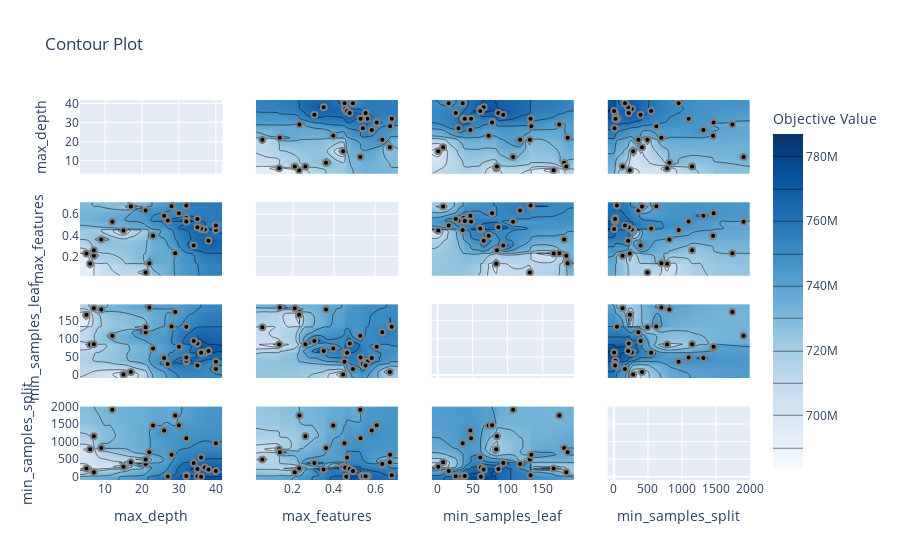

Notebook code for this chart:
### Code cell
plot_contour(study)

### Figure 1 — Plotly figure (JSON) as saved in the notebook; plotly's stock layout.template omitted (floating-point values rounded to 4 significant figures; data arrays with more than 128 entries replaced by an {"elided": "..."} marker saying what was removed)
{"data": [{"type": "scatter", "xaxis": "x", "yaxis": "y"}, {"colorbar": {"title": {"text": "Objective Value"}}, "colorscale": [[0, "rgb(247,251,255)"], [0.125, "rgb(222,235,247)"], [0.25, "rgb(198,219,239)"], [0.375, "rgb(158,202,225)"], [0.5, "rgb(107,174,214)"], [0.625, "rgb(66,146,198)"], [0.75, "rgb(33,113,181)"], [0.875, "rgb(8,81,156)"], [1, "rgb(8,48,107)"]], "connectgaps": true, "contours": {"coloring": "heatmap"}, "hoverinfo": "none", "line": {"smoothing": 1.3}, "reversescale": false, "showscale": true, "type": "contour", "x": [3.25, 5, 6, 7, 9, 12, 15, 17, 21, 22, 23, 26, 27, 28, 29, 30, 32, 34, 35, 36, 37, 38, 40, 41.75], "xaxis": "x5", "y": [0.02026, 0.05174, 0.1336, 0.1368, 0.2095, 0.2305, 0.232, 0.2612, 0.3047, 0.35, 0.3614, 0.3969, 0.4449, 0.4515, 0.4547, 0.4598, 0.4639, 0.4769, 0.4927, 0.5283, 0.5295, 0.5359, 0.5408, 0.5541, 0.5634, 0.5841, 0.608, 0.6351, 0.6718, 0.6732, 0.6814, 0.7129], "yaxis": "y5", "z": {"elided": "32x24 int values"}}, {"marker": {"color": "black", "line": {"color": "Gray", "width": 2}}, "mode": "markers", "name": "Feasible Trial", "showlegend": false, "type": "scatter", "x": [23, 9, 29, 6, 22, 5, 7, 12, 7, 21, 17, 21, 28, 32, 32, 32, 27, 32, 15, 26, 40, 35, 36, 37, 38, 36, 35, 34, 40, 30], "xaxis": "x5", "y": [0.3969, 0.3614, 0.232, 0.1336, 0.1368, 0.2305, 0.2095, 0.5283, 0.2612, 0.6351, 0.6718, 0.05174, 0.6732, 0.6814, 0.5634, 0.5359, 0.5408, 0.5295, 0.4449, 0.5841, 0.4515, 0.5541, 0.4598, 0.4547, 0.35, 0.4639, 0.4769, 0.3047, 0.4927, 0.608], "yaxis": "y5"}, {"colorbar": {"title": {"text": "Objective Value"}}, "colorscale": [[0, "rgb(247,251,255)"], [0.125, "rgb(222,235,247)"], [0.25, "rgb(198,219,239)"], [0.375, "rgb(158,202,225)"], [0.5, "rgb(107,174,214)"], [0.625, "rgb(66,146,198)"], [0.75, "rgb(33,113,181)"], [0.875, "rgb(8,81,156)"], [1, "rgb(8,48,107)"]], "connectgaps": true, "contours": {"coloring": "heatmap"}, "hoverinfo": "none", "line": {"smoothing": 1.3}, "reversescale": false, "showscale": false, "type": "contour", "x": [3.25, 5, 6, 7, 9, 12, 15, 17, 21, 22, 23, 26, 27, 28, 29, 30, 32, 34, 35, 36, 37, 38, 40, 41.75], "xaxis": "x9", "y": [-8.25, 1, 8, 16, 26, 30, 36, 37, 39, 47, 48, 61, 62, 66, 73, 78, 84, 85, 87, 94, 108, 118, 132, 133, 134, 166, 174, 181, 184, 186, 195.2], "yaxis": "y9", "z": {"elided": "31x24 int values"}}, {"marker": {"color": "black", "line": {"color": "Gray", "width": 2}}, "mode": "markers", "name": "Feasible Trial", "showlegend": false, "type": "scatter", "x": [23, 9, 29, 6, 22, 5, 7, 12, 7, 21, 17, 21, 28, 32, 32, 32, 27, 32, 15, 26, 40, 35, 36, 37, 38, 36, 35, 34, 40, 30], "xaxis": "x9", "y": [73, 181, 174, 84, 186, 166, 184, 108, 85, 118, 8, 132, 134, 133, 37, 39, 30, 48, 1, 47, 36, 26, 62, 62, 66, 61, 87, 94, 16, 78], "yaxis": "y9"}, {"colorbar": {"title": {"text": "Objective Value"}}, "colorscale": [[0, "rgb(247,251,255)"], [0.125, "rgb(222,235,247)"], [0.25, "rgb(198,219,239)"], [0.375, "rgb(158,202,225)"], [0.5, "rgb(107,174,214)"], [0.625, "rgb(66,146,198)"], [0.75, "rgb(33,113,181)"], [0.875, "rgb(8,81,156)"], [1, "rgb(8,48,107)"]], "connectgaps": true, "contours": {"coloring": "heatmap"}, "hoverinfo": "none", "line": {"smoothing": 1.3}, "reversescale": false, "showscale": false, "type": "contour", "x": [3.25, 5, 6, 7, 9, 12, 15, 17, 21, 22, 23, 26, 27, 28, 29, 30, 32, 34, 35, 36, 37, 38, 40, 41.75], "xaxis": "x13", "y": [-93.3, 2, 8, 17, 18, 23, 44, 127, 162, 209, 218, 234, 264, 283, 360, 392, 413, 493, 547, 624, 698, 783, 816, 953, 1099, 1151, 1317, 1460, 1467, 1744, 1908, 2003.0], "yaxis": "y13", "z": {"elided": "32x24 int values"}}, {"marker": {"color": "black", "line": {"color": "Gray", "width": 2}}, "mode": "markers", "name": "Feasible Trial", "showlegend": false, "type": "scatter", "x": [23, 9, 29, 6, 22, 5, 7, 12, 7, 21, 17, 21, 28, 32, 32, 32, 27, 32, 15, 26, 40, 35, 36, 37, 38, 36, 35, 34, 40, 30], "xaxis": "x13", "y": [1460, 816, 1744, 783, 698, 234, 127, 1908, 1151, 360, 413, 493, 624, 44, 18, 23, 8, 1099, 283, 1317, 953, 17, 2, 264, 209, 547, 218, 392, 162, 1467], "yaxis": "y13"}, {"colorbar": {"title": {"text": "Objective Value"}}, "colorscale": [[0, "rgb(247,251,255)"], [0.125, "rgb(222,235,247)"], [0.25, "rgb(198,219,239)"], [0.375, "rgb(158,202,225)"], [0.5, "rgb(107,174,214)"], [0.625, "rgb(66,146,198)"], [0.75, "rgb(33,113,181)"], [0.875, "rgb(8,81,156)"], [1, "rgb(8,48,107)"]], "connectgaps": true, "contours": {"coloring": "heatmap"}, "hoverinfo": "none", "line": {"smoothing": 1.3}, "reversescale": false, "showscale": false, "type": "contour", "x": [0.02026, 0.05174, 0.1336, 0.1368, 0.2095, 0.2305, 0.232, 0.2612, 0.3047, 0.35, 0.3614, 0.3969, 0.4449, 0.4515, 0.4547, 0.4598, 0.4639, 0.4769, 0.4927, 0.5283, 0.5295, 0.5359, 0.5408, 0.5541, 0.5634, 0.5841, 0.608, 0.6351, 0.6718, 0.6732, 0.6814, 0.7129], "xaxis": "x2", "y": [3.25, 5, 6, 7, 9, 12, 15, 17, 21, 22, 23, 26, 27, 28, 29, 30, 32, 34, 35, 36, 37, 38, 40, 41.75], "yaxis": "y2", "z": {"elided": "24x32 int values"}}, {"marker": {"color": "black", "line": {"color": "Gray", "width": 2}}, "mode": "markers", "name": "Feasible Trial", "showlegend": false, "type": "scatter", "x": [0.3969, 0.3614, 0.232, 0.1336, 0.1368, 0.2305, 0.2095, 0.5283, 0.2612, 0.6351, 0.6718, 0.05174, 0.6732, 0.6814, 0.5634, 0.5359, 0.5408, 0.5295, 0.4449, 0.5841, 0.4515, 0.5541, 0.4598, 0.4547, 0.35, 0.4639, 0.4769, 0.3047, 0.4927, 0.608], "xaxis": "x2", "y": [23, 9, 29, 6, 22, 5, 7, 12, 7, 21, 17, 21, 28, 32, 32, 32, 27, 32, 15, 26, 40, 35, 36, 37, 38, 36, 35, 34, 40, 30], "yaxis": "y2"}, {"type": "scatter", "xaxis": "x6", "yaxis": "y6"}, {"colorbar": {"title": {"text": "Objective Value"}}, "colorscale": [[0, "rgb(247,251,255)"], [0.125, "rgb(222,235,247)"], [0.25, "rgb(198,219,239)"], [0.375, "rgb(158,202,225)"], [0.5, "rgb(107,174,214)"], [0.625, "rgb(66,146,198)"], [0.75, "rgb(33,113,181)"], [0.875, "rgb(8,81,156)"], [1, "rgb(8,48,107)"]], "connectgaps": true, "contours": {"coloring": "heatmap"}, "hoverinfo": "none", "line": {"smoothing": 1.3}, "reversescale": false, "showscale": false, "type": "contour", "x": [0.02026, 0.05174, 0.1336, 0.1368, 0.2095, 0.2305, 0.232, 0.2612, 0.3047, 0.35, 0.3614, 0.3969, 0.4449, 0.4515, 0.4547, 0.4598, 0.4639, 0.4769, 0.4927, 0.5283, 0.5295, 0.5359, 0.5408, 0.5541, 0.5634, 0.5841, 0.608, 0.6351, 0.6718, 0.6732, 0.6814, 0.7129], "xaxis": "x10", "y": [-8.25, 1, 8, 16, 26, 30, 36, 37, 39, 47, 48, 61, 62, 66, 73, 78, 84, 85, 87, 94, 108, 118, 132, 133, 134, 166, 174, 181, 184, 186, 195.2], "yaxis": "y10", "z": {"elided": "31x32 int values"}}, {"marker": {"color": "black", "line": {"color": "Gray", "width": 2}}, "mode": "markers", "name": "Feasible Trial", "showlegend": false, "type": "scatter", "x": [0.3969, 0.3614, 0.232, 0.1336, 0.1368, 0.2305, 0.2095, 0.5283, 0.2612, 0.6351, 0.6718, 0.05174, 0.6732, 0.6814, 0.5634, 0.5359, 0.5408, 0.5295, 0.4449, 0.5841, 0.4515, 0.5541, 0.4598, 0.4547, 0.35, 0.4639, 0.4769, 0.3047, 0.4927, 0.608], "xaxis": "x10", "y": [73, 181, 174, 84, 186, 166, 184, 108, 85, 118, 8, 132, 134, 133, 37, 39, 30, 48, 1, 47, 36, 26, 62, 62, 66, 61, 87, 94, 16, 78], "yaxis": "y10"}, {"colorbar": {"title": {"text": "Objective Value"}}, "colorscale": [[0, "rgb(247,251,255)"], [0.125, "rgb(222,235,247)"], [0.25, "rgb(198,219,239)"], [0.375, "rgb(158,202,225)"], [0.5, "rgb(107,174,214)"], [0.625, "rgb(66,146,198)"], [0.75, "rgb(33,113,181)"], [0.875, "rgb(8,81,156)"], [1, "rgb(8,48,107)"]], "connectgaps": true, "contours": {"coloring": "heatmap"}, "hoverinfo": "none", "line": {"smoothing": 1.3}, "reversescale": false, "showscale": false, "type": "contour", "x": [0.02026, 0.05174, 0.1336, 0.1368, 0.2095, 0.2305, 0.232, 0.2612, 0.3047, 0.35, 0.3614, 0.3969, 0.4449, 0.4515, 0.4547, 0.4598, 0.4639, 0.4769, 0.4927, 0.5283, 0.5295, 0.5359, 0.5408, 0.5541, 0.5634, 0.5841, 0.608, 0.6351, 0.6718, 0.6732, 0.6814, 0.7129], "xaxis": "x14", "y": [-93.3, 2, 8, 17, 18, 23, 44, 127, 162, 209, 218, 234, 264, 283, 360, 392, 413, 493, 547, 624, 698, 783, 816, 953, 1099, 1151, 1317, 1460, 1467, 1744, 1908, 2003.0], "yaxis": "y14", "z": {"elided": "32x32 int values"}}, {"marker": {"color": "black", "line": {"color": "Gray", "width": 2}}, "mode": "markers", "name": "Feasible Trial", "showlegend": false, "type": "scatter", "x": [0.3969, 0.3614, 0.232, 0.1336, 0.1368, 0.2305, 0.2095, 0.5283, 0.2612, 0.6351, 0.6718, 0.05174, 0.6732, 0.6814, 0.5634, 0.5359, 0.5408, 0.5295, 0.4449, 0.5841, 0.4515, 0.5541, 0.4598, 0.4547, 0.35, 0.4639, 0.4769, 0.3047, 0.4927, 0.608], "xaxis": "x14", "y": [1460, 816, 1744, 783, 698, 234, 127, 1908, 1151, 360, 413, 493, 624, 44, 18, 23, 8, 1099, 283, 1317, 953, 17, 2, 264, 209, 547, 218, 392, 162, 1467], "yaxis": "y14"}, {"colorbar": {"title": {"text": "Objective Value"}}, "colorscale": [[0, "rgb(247,251,255)"], [0.125, "rgb(222,235,247)"], [0.25, "rgb(198,219,239)"], [0.375, "rgb(158,202,225)"], [0.5, "rgb(107,174,214)"], [0.625, "rgb(66,146,198)"], [0.75, "rgb(33,113,181)"], [0.875, "rgb(8,81,156)"], [1, "rgb(8,48,107)"]], "connectgaps": true, "contours": {"coloring": "heatmap"}, "hoverinfo": "none", "line": {"smoothing": 1.3}, "reversescale": false, "showscale": false, "type": "contour", "x": [-8.25, 1, 8, 16, 26, 30, 36, 37, 39, 47, 48, 61, 62, 66, 73, 78, 84, 85, 87, 94, 108, 118, 132, 133, 134, 166, 174, 181, 184, 186, 195.2], "xaxis": "x3", "y": [3.25, 5, 6, 7, 9, 12, 15, 17, 21, 22, 23, 26, 27, 28, 29, 30, 32, 34, 35, 36, 37, 38, 40, 41.75], "yaxis": "y3", "z": {"elided": "24x31 int values"}}, {"marker": {"color": "black", "line": {"color": "Gray", "width": 2}}, "mode": "markers", "name": "Feasible Trial", "showlegend": false, "type": "scatter", "x": [73, 181, 174, 84, 186, 166, 184, 108, 85, 118, 8, 132, 134, 133, 37, 39, 30, 48, 1, 47, 36, 26, 62, 62, 66, 61, 87, 94, 16, 78], "xaxis": "x3", "y": [23, 9, 29, 6, 22, 5, 7, 12, 7, 21, 17, 21, 28, 32, 32, 32, 27, 32, 15, 26, 40, 35, 36, 37, 38, 36, 35, 34, 40, 30], "yaxis": "y3"}, {"colorbar": {"title": {"text": "Objective Value"}}, "colorscale": [[0, "rgb(247,251,255)"], [0.125, "rgb(222,235,247)"], [0.25, "rgb(198,219,239)"], [0.375, "rgb(158,202,225)"], [0.5, "rgb(107,174,214)"], [0.625, "rgb(66,146,198)"], [0.75, "rgb(33,113,181)"], [0.875, "rgb(8,81,156)"], [1, "rgb(8,48,107)"]], "connectgaps": true, "contours": {"coloring": "heatmap"}, "hoverinfo": "none", "line": {"smoothing": 1.3}, "reversescale": false, "showscale": false, "type": "contour", "x": [-8.25, 1, 8, 16, 26, 30, 36, 37, 39, 47, 48, 61, 62, 66, 73, 78, 84, 85, 87, 94, 108, 118, 132, 133, 134, 166, 174, 181, 184, 186, 195.2], "xaxis": "x7", "y": [0.02026, 0.05174, 0.1336, 0.1368, 0.2095, 0.2305, 0.232, 0.2612, 0.3047, 0.35, 0.3614, 0.3969, 0.4449, 0.4515, 0.4547, 0.4598, 0.4639, 0.4769, 0.4927, 0.5283, 0.5295, 0.5359, 0.5408, 0.5541, 0.5634, 0.5841, 0.608, 0.6351, 0.6718, 0.6732, 0.6814, 0.7129], "yaxis": "y7", "z": {"elided": "32x31 int values"}}, {"marker": {"color": "black", "line": {"color": "Gray", "width": 2}}, "mode": "markers", "name": "Feasible Trial", "showlegend": false, "type": "scatter", "x": [73, 181, 174, 84, 186, 166, 184, 108, 85, 118, 8, 132, 134, 133, 37, 39, 30, 48, 1, 47, 36, 26, 62, 62, 66, 61, 87, 94, 16, 78], "xaxis": "x7", "y": [0.3969, 0.3614, 0.232, 0.1336, 0.1368, 0.2305, 0.2095, 0.5283, 0.2612, 0.6351, 0.6718, 0.05174, 0.6732, 0.6814, 0.5634, 0.5359, 0.5408, 0.5295, 0.4449, 0.5841, 0.4515, 0.5541, 0.4598, 0.4547, 0.35, 0.4639, 0.4769, 0.3047, 0.4927, 0.608], "yaxis": "y7"}, {"type": "scatter", "xaxis": "x11", "yaxis": "y11"}, {"colorbar": {"title": {"text": "Objective Value"}}, "colorscale": [[0, "rgb(247,251,255)"], [0.125, "rgb(222,235,247)"], [0.25, "rgb(198,219,239)"], [0.375, "rgb(158,202,225)"], [0.5, "rgb(107,174,214)"], [0.625, "rgb(66,146,198)"], [0.75, "rgb(33,113,181)"], [0.875, "rgb(8,81,156)"], [1, "rgb(8,48,107)"]], "connectgaps": true, "contours": {"coloring": "heatmap"}, "hoverinfo": "none", "line": {"smoothing": 1.3}, "reversescale": false, "showscale": false, "type": "contour", "x": [-8.25, 1, 8, 16, 26, 30, 36, 37, 39, 47, 48, 61, 62, 66, 73, 78, 84, 85, 87, 94, 108, 118, 132, 133, 134, 166, 174, 181, 184, 186, 195.2], "xaxis": "x15", "y": [-93.3, 2, 8, 17, 18, 23, 44, 127, 162, 209, 218, 234, 264, 283, 360, 392, 413, 493, 547, 624, 698, 783, 816, 953, 1099, 1151, 1317, 1460, 1467, 1744, 1908, 2003.0], "yaxis": "y15", "z": {"elided": "32x31 int values"}}, {"marker": {"color": "black", "line": {"color": "Gray", "width": 2}}, "mode": "markers", "name": "Feasible Trial", "showlegend": false, "type": "scatter", "x": [73, 181, 174, 84, 186, 166, 184, 108, 85, 118, 8, 132, 134, 133, 37, 39, 30, 48, 1, 47, 36, 26, 62, 62, 66, 61, 87, 94, 16, 78], "xaxis": "x15", "y": [1460, 816, 1744, 783, 698, 234, 127, 1908, 1151, 360, 413, 493, 624, 44, 18, 23, 8, 1099, 283, 1317, 953, 17, 2, 264, 209, 547, 218, 392, 162, 1467], "yaxis": "y15"}, {"colorbar": {"title": {"text": "Objective Value"}}, "colorscale": [[0, "rgb(247,251,255)"], [0.125, "rgb(222,235,247)"], [0.25, "rgb(198,219,239)"], [0.375, "rgb(158,202,225)"], [0.5, "rgb(107,174,214)"], [0.625, "rgb(66,146,198)"], [0.75, "rgb(33,113,181)"], [0.875, "rgb(8,81,156)"], [1, "rgb(8,48,107)"]], "connectgaps": true, "contours": {"coloring": "heatmap"}, "hoverinfo": "none", "line": {"smoothing": 1.3}, "reversescale": false, "showscale": false, "type": "contour", "x": [-93.3, 2, 8, 17, 18, 23, 44, 127, 162, 209, 218, 234, 264, 283, 360, 392, 413, 493, 547, 624, 698, 783, 816, 953, 1099, 1151, 1317, 1460, 1467, 1744, 1908, 2003.0], "xaxis": "x4", "y": [3.25, 5, 6, 7, 9, 12, 15, 17, 21, 22, 23, 26, 27, 28, 29, 30, 32, 34, 35, 36, 37, 38, 40, 41.75], "yaxis": "y4", "z": {"elided": "24x32 int values"}}, {"marker": {"color": "black", "line": {"color": "Gray", "width": 2}}, "mode": "markers", "name": "Feasible Trial", "showlegend": false, "type": "scatter", "x": [1460, 816, 1744, 783, 698, 234, 127, 1908, 1151, 360, 413, 493, 624, 44, 18, 23, 8, 1099, 283, 1317, 953, 17, 2, 264, 209, 547, 218, 392, 162, 1467], "xaxis": "x4", "y": [23, 9, 29, 6, 22, 5, 7, 12, 7, 21, 17, 21, 28, 32, 32, 32, 27, 32, 15, 26, 40, 35, 36, 37, 38, 36, 35, 34, 40, 30], "yaxis": "y4"}, {"colorbar": {"title": {"text": "Objective Value"}}, "colorscale": [[0, "rgb(247,251,255)"], [0.125, "rgb(222,235,247)"], [0.25, "rgb(198,219,239)"], [0.375, "rgb(158,202,225)"], [0.5, "rgb(107,174,214)"], [0.625, "rgb(66,146,198)"], [0.75, "rgb(33,113,181)"], [0.875, "rgb(8,81,156)"], [1, "rgb(8,48,107)"]], "connectgaps": true, "contours": {"coloring": "heatmap"}, "hoverinfo": "none", "line": {"smoothing": 1.3}, "reversescale": false, "showscale": false, "type": "contour", "x": [-93.3, 2, 8, 17, 18, 23, 44, 127, 162, 209, 218, 234, 264, 283, 360, 392, 413, 493, 547, 624, 698, 783, 816, 953, 1099, 1151, 1317, 1460, 1467, 1744, 1908, 2003.0], "xaxis": "x8", "y": [0.02026, 0.05174, 0.1336, 0.1368, 0.2095, 0.2305, 0.232, 0.2612, 0.3047, 0.35, 0.3614, 0.3969, 0.4449, 0.4515, 0.4547, 0.4598, 0.4639, 0.4769, 0.4927, 0.5283, 0.5295, 0.5359, 0.5408, 0.5541, 0.5634, 0.5841, 0.608, 0.6351, 0.6718, 0.6732, 0.6814, 0.7129], "yaxis": "y8", "z": {"elided": "32x32 int values"}}, {"marker": {"color": "black", "line": {"color": "Gray", "width": 2}}, "mode": "markers", "name": "Feasible Trial", "showlegend": false, "type": "scatter", "x": [1460, 816, 1744, 783, 698, 234, 127, 1908, 1151, 360, 413, 493, 624, 44, 18, 23, 8, 1099, 283, 1317, 953, 17, 2, 264, 209, 547, 218, 392, 162, 1467], "xaxis": "x8", "y": [0.3969, 0.3614, 0.232, 0.1336, 0.1368, 0.2305, 0.2095, 0.5283, 0.2612, 0.6351, 0.6718, 0.05174, 0.6732, 0.6814, 0.5634, 0.5359, 0.5408, 0.5295, 0.4449, 0.5841, 0.4515, 0.5541, 0.4598, 0.4547, 0.35, 0.4639, 0.4769, 0.3047, 0.4927, 0.608], "yaxis": "y8"}, {"colorbar": {"title": {"text": "Objective Value"}}, "colorscale": [[0, "rgb(247,251,255)"], [0.125, "rgb(222,235,247)"], [0.25, "rgb(198,219,239)"], [0.375, "rgb(158,202,225)"], [0.5, "rgb(107,174,214)"], [0.625, "rgb(66,146,198)"], [0.75, "rgb(33,113,181)"], [0.875, "rgb(8,81,156)"], [1, "rgb(8,48,107)"]], "connectgaps": true, "contours": {"coloring": "heatmap"}, "hoverinfo": "none", "line": {"smoothing": 1.3}, "reversescale": false, "showscale": false, "type": "contour", "x": [-93.3, 2, 8, 17, 18, 23, 44, 127, 162, 209, 218, 234, 264, 283, 360, 392, 413, 493, 547, 624, 698, 783, 816, 953, 1099, 1151, 1317, 1460, 1467, 1744, 1908, 2003.0], "xaxis": "x12", "y": [-8.25, 1, 8, 16, 26, 30, 36, 37, 39, 47, 48, 61, 62, 66, 73, 78, 84, 85, 87, 94, 108, 118, 132, 133, 134, 166, 174, 181, 184, 186, 195.2], "yaxis": "y12", "z": {"elided": "31x32 int values"}}, {"marker": {"color": "black", "line": {"color": "Gray", "width": 2}}, "mode": "markers", "name": "Feasible Trial", "showlegend": false, "type": "scatter", "x": [1460, 816, 1744, 783, 698, 234, 127, 1908, 1151, 360, 413, 493, 624, 44, 18, 23, 8, 1099, 283, 1317, 953, 17, 2, 264, 209, 547, 218, 392, 162, 1467], "xaxis": "x12", "y": [73, 181, 174, 84, 186, 166, 184, 108, 85, 118, 8, 132, 134, 133, 37, 39, 30, 48, 1, 47, 36, 26, 62, 62, 66, 61, 87, 94, 16, 78], "yaxis": "y12"}, {"type": "scatter", "xaxis": "x16", "yaxis": "y16"}], "layout": {"title": {"text": "Contour Plot"}, "xaxis": {"anchor": "y", "domain": [0, 0.2125], "matches": "x13", "range": [3.25, 41.75], "showticklabels": false}, "xaxis10": {"anchor": "y10", "domain": [0.2625, 0.475], "matches": "x14", "range": [0.02026, 0.7129], "showticklabels": false}, "xaxis11": {"anchor": "y11", "domain": [0.525, 0.7375], "matches": "x15", "range": [-8.25, 195.2], "showticklabels": false}, "xaxis12": {"anchor": "y12", "domain": [0.7875, 1], "matches": "x16", "range": [-93.3, 2003.0], "showticklabels": false}, "xaxis13": {"anchor": "y13", "domain": [0, 0.2125], "range": [3.25, 41.75], "title": {"text": "max_depth"}}, "xaxis14": {"anchor": "y14", "domain": [0.2625, 0.475], "range": [0.02026, 0.7129], "title": {"text": "max_features"}}, "xaxis15": {"anchor": "y15", "domain": [0.525, 0.7375], "range": [-8.25, 195.2], "title": {"text": "min_samples_leaf"}}, "xaxis16": {"anchor": "y16", "domain": [0.7875, 1], "range": [-93.3, 2003.0], "title": {"text": "min_samples_split"}}, "xaxis2": {"anchor": "y2", "domain": [0.2625, 0.475], "matches": "x14", "range": [0.02026, 0.7129], "showticklabels": false}, "xaxis3": {"anchor": "y3", "domain": [0.525, 0.7375], "matches": "x15", "range": [-8.25, 195.2], "showticklabels": false}, "xaxis4": {"anchor": "y4", "domain": [0.7875, 1], "matches": "x16", "range": [-93.3, 2003.0], "showticklabels": false}, "xaxis5": {"anchor": "y5", "domain": [0, 0.2125], "matches": "x13", "range": [3.25, 41.75], "showticklabels": false}, "xaxis6": {"anchor": "y6", "domain": [0.2625, 0.475], "matches": "x14", "range": [0.02026, 0.7129], "showticklabels": false}, "xaxis7": {"anchor": "y7", "domain": [0.525, 0.7375], "matches": "x15", "range": [-8.25, 195.2], "showticklabels": false}, "xaxis8": {"anchor": "y8", "domain": [0.7875, 1], "matches": "x16", "range": [-93.3, 2003.0], "showticklabels": false}, "xaxis9": {"anchor": "y9", "domain": [0, 0.2125], "matches": "x13", "range": [3.25, 41.75], "showticklabels": false}, "yaxis": {"anchor": "x", "domain": [0.8063, 1], "range": [3.25, 41.75], "title": {"text": "max_depth"}}, "yaxis10": {"anchor": "x10", "domain": [0.2687, 0.4625], "matches": "y9", "range": [-8.25, 195.2], "showticklabels": false}, "yaxis11": {"anchor": "x11", "domain": [0.2687, 0.4625], "matches": "y9", "range": [-8.25, 195.2], "showticklabels": false}, "yaxis12": {"anchor": "x12", "domain": [0.2687, 0.4625], "matches": "y9", "range": [-8.25, 195.2], "showticklabels": false}, "yaxis13": {"anchor": "x13", "domain": [0, 0.1938], "range": [-93.3, 2003.0], "title": {"text": "min_samples_split"}}, "yaxis14": {"anchor": "x14", "domain": [0, 0.1938], "matches": "y13", "range": [-93.3, 2003.0], "showticklabels": false}, "yaxis15": {"anchor": "x15", "domain": [0, 0.1938], "matches": "y13", "range": [-93.3, 2003.0], "showticklabels": false}, "yaxis16": {"anchor": "x16", "domain": [0, 0.1938], "matches": "y13", "range": [-93.3, 2003.0], "showticklabels": false}, "yaxis2": {"anchor": "x2", "domain": [0.8063, 1], "matches": "y", "range": [3.25, 41.75], "showticklabels": false}, "yaxis3": {"anchor": "x3", "domain": [0.8063, 1], "matches": "y", "range": [3.25, 41.75], "showticklabels": false}, "yaxis4": {"anchor": "x4", "domain": [0.8063, 1], "matches": "y", "range": [3.25, 41.75], "showticklabels": false}, "yaxis5": {"anchor": "x5", "domain": [0.5375, 0.7312], "range": [0.02026, 0.7129], "title": {"text": "max_features"}}, "yaxis6": {"anchor": "x6", "domain": [0.5375, 0.7312], "matches": "y5", "range": [0.02026, 0.7129], "showticklabels": false}, "yaxis7": {"anchor": "x7", "domain": [0.5375, 0.7312], "matches": "y5", "range": [0.02026, 0.7129], "showticklabels": false}, "yaxis8": {"anchor": "x8", "domain": [0.5375, 0.7312], "matches": "y5", "range": [0.02026, 0.7129], "showticklabels": false}, "yaxis9": {"anchor": "x9", "domain": [0.2687, 0.4625], "range": [-8.25, 195.2], "title": {"text": "min_samples_leaf"}}}}
